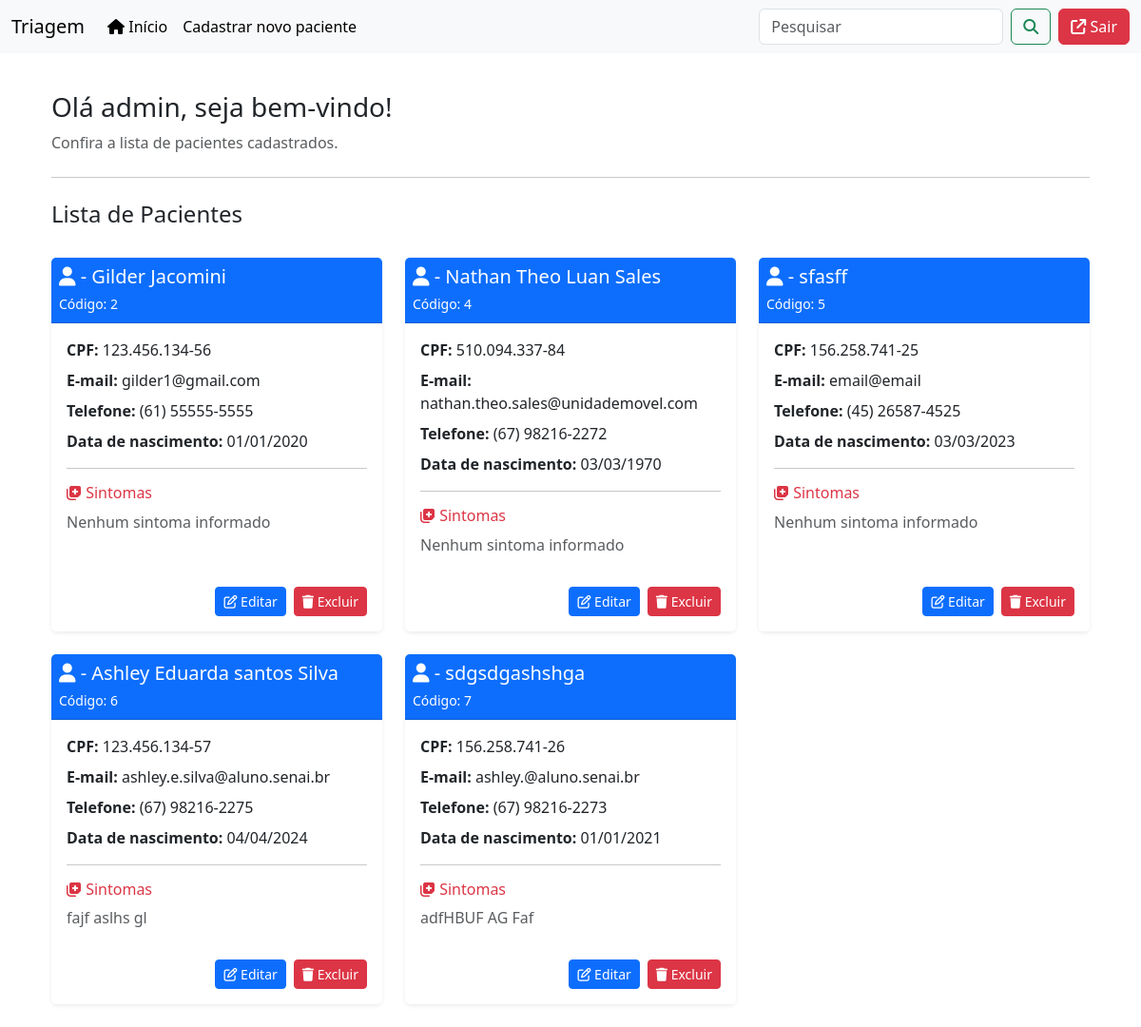
Before: / (signed in) with the older database file.
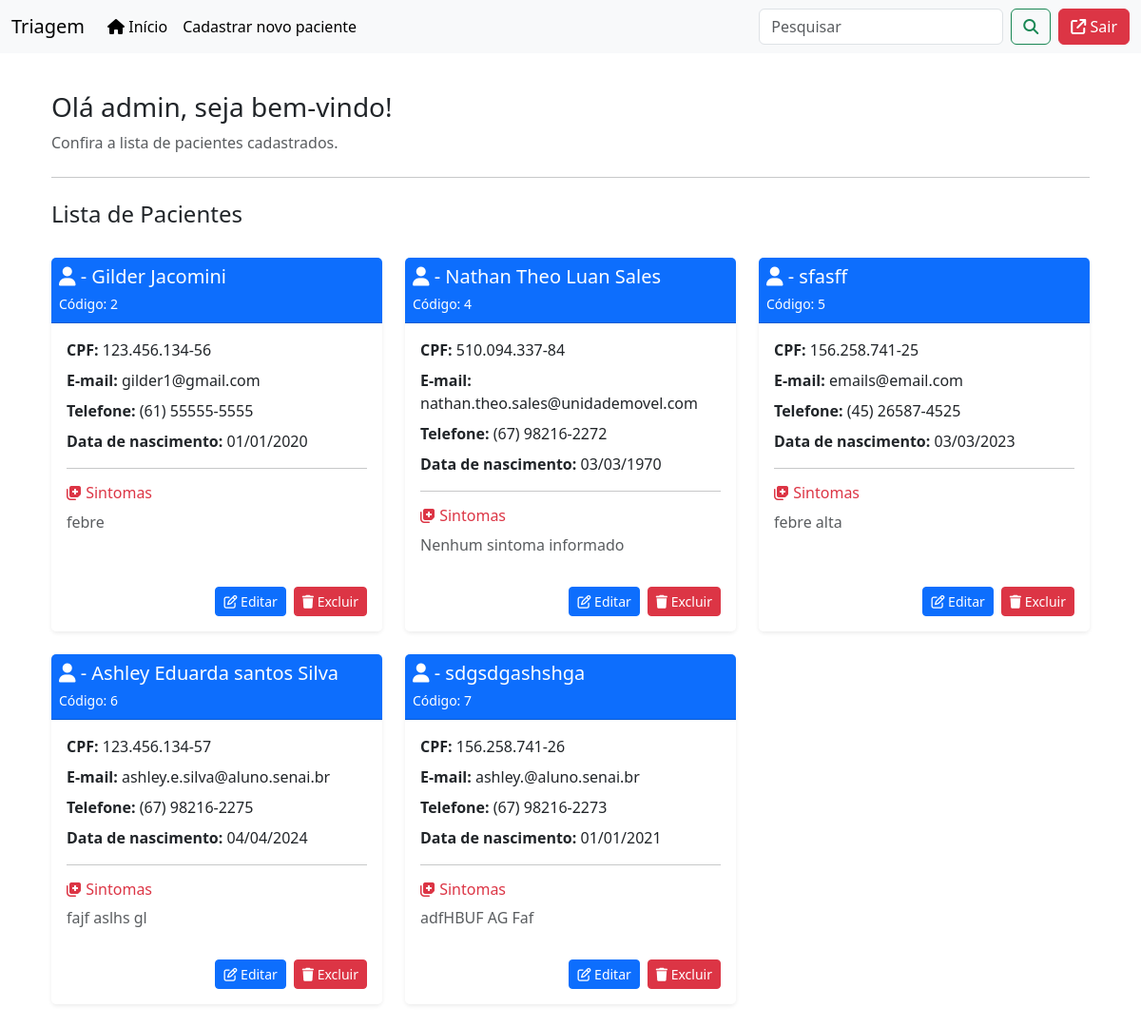
After: the same page with the newer database file.
### apps/crud/models.py (models this page shows, shortened)
class Paciente(models.Model):
    codigo_paciente = models.AutoField(primary_key=True)
    nome = models.CharField(null=False, blank=False)
    cpf = models.CharField(max_length=14, unique=True, null=False, blank=False)
    email = models.EmailField(unique=True, null=False, blank=False)
    telefone = models.CharField(max_length=15, null=False, blank=False)
    data_nascimento = models.DateField(null=False, blank=False)
    sintomas = models.TextField(null=True, blank=True)

### apps/crud/views.py (the view)
# urls.py: path('', views.index, name='index'),
@login_required
def index(request):
    pacientes = Paciente.objects.all()
    return render(request, 'index.html', {'pacientes': pacientes})

### apps/crud/templates/index.html (shortened to what this page needs)
{% extends 'base-crud.html' %}
{% block content %}
<div class="container-fluid py-4">
    <div class="row mt-3 mb-4">
        <div class="col-12">
            <h1 class="h3">
                Olá {{ user.username }}, seja bem-vindo!
            </h1>
            <p class="text-muted mb-0">
                Confira a lista de pacientes cadastrados.
            </p>
        </div>
    </div>
    <hr class="mb-4">
    <div class="row mb-4">
        <div class="col-12">
            <h2 class="h4">Lista de Pacientes</h2>
        </div>
    </div>
    <div class="row g-4">
        {% for paciente in pacientes %}
        <div class="col-12 col-md-6 col-xl-4">
            <div class="card h-100 shadow-sm border-0">
                <div class="card-header bg-primary text-white p-2">
                    <h5 class="card-title mb-1">
                        <i class="fa-solid fa-user"></i> - {{ paciente.nome }}
                    </h5>
                    <small>
                        Código: {{ paciente.codigo_paciente }}
                    </small>
                </div>
                <div class="card-body">
                    <p class="mb-2">
                        <strong>CPF:</strong>
                        {{ paciente.cpf }}
                    </p>
                    <p class="mb-2">
                        <strong>E-mail:</strong>
                        <span class="text-break">
                            {{ paciente.email }}
                        </span>
                    </p>
                    <p class="mb-2">
                        <strong>Telefone:</strong>
                        {{ paciente.telefone }}
                    </p>
                    <p class="mb-3">
                        <strong>Data de nascimento:</strong>
                        {{ paciente.data_nascimento|date:"d/m/Y" }}
                    </p>
                    <hr>
                    <h6 class="text-danger">
                        <i class="fa-solid fa-notes-medical text-danger"></i>
                        Sintomas
                    </h6>
                    <p class="text-muted mb-0">
                        {{ paciente.sintomas|default:"Nenhum sintoma informado" }}
                    </p>
                </div>
                <div class="card-footer bg-white border-0 p-3">
                    <div class="d-flex flex-wrap gap-2 justify-content-end">
                        <a
                            href="{% url 'alterar_paciente' paciente.codigo_paciente %}"
                            class="btn btn-primary btn-sm"
                        >
                            <i class="fa-regular fa-pen-to-square"></i>
                            Editar
                        </a>
                        <a
                            href="{% url 'excluir_paciente' paciente.codigo_paciente %}"
                            class="btn btn-danger btn-sm"
                        >
                            <i class="fa-solid fa-trash"></i>
                            Excluir
                        </a>
                    </div>
                </div>
            </div>
        </div>
        {% endfor %}
    </div>
</div>
{% endblock %}

### apps/crud/templates/base-crud.html (shortened to what this page needs)
<!doctype html>
<html lang="pt-BR">
  <head>
    <link href="https://cdn.jsdelivr.net/npm/bootstrap@5.3.8/dist/css/bootstrap.min.css" rel="stylesheet">
    <link rel="stylesheet" href="https://cdnjs.cloudflare.com/ajax/libs/font-awesome/6.5.1/css/all.min.css" />
  </head>
  <body>
    {% include 'includes/header.html' %}
    <main class="container vh-100">
        {% block content %}{% endblock %}
    </main>
    {% include 'includes/footer.html' %}
  </body>
</html>

### apps/crud/templates/includes/header.html (shortened to what this page needs)
<header>
    <nav class="navbar navbar-expand-lg bg-body-tertiary">
  <div class="container-fluid">
    <a class="navbar-brand" href="#">Triagem</a>
    <div class="collapse navbar-collapse" id="navbarSupportedContent">
      <ul class="navbar-nav me-auto mb-2 mb-lg-0">
        <li class="nav-item">
          <a class="nav-link active" aria-current="page" href="/"> <i class="fa-solid fa-house"></i> Início</a>
        </li>
        <li class="nav-item">
          <a class="nav-link active" aria-current="page" href="/novoPaciente/">Cadastrar novo paciente</a>
        </li>
      </ul>
      <form action={% url 'pesquisar_paciente' %} method="get" class="d-flex" role="search">
        <input class="form-control me-2" type="search" placeholder="Pesquisar" name="pesquisar" aria-label="Search"/>
        <button class="btn btn-outline-success" type="submit">
          <i class="fa-sharp fa-solid fa-magnifying-glass"></i>
        </button>
      </form>
      <a href="/logout/" class="btn btn-danger ms-2">
        <i class="fa-sharp fa-solid fa-arrow-up-right-from-square"></i> Sair </a>
    </div>
  </div>
</nav>
</header>

### apps/crud/templates/includes/footer.html (shortened to what this page needs)
<footer class="container d-flex justify-content-center mt-5">
</footer>

Changed rows visible on the page:
changed Paciente "Gilder Jacomini": sintomas "Nenhum sintoma informado" → "febre"
changed Paciente "sfasff": email "email@email" → "emails@email.com"; sintomas "Nenhum sintoma informado" → "febre alta"
